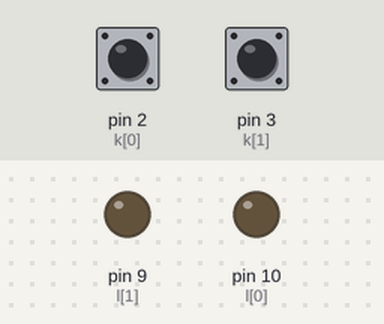
A sketch run on a simulated Arduino Uno, built with avr-gcc and run on an emulated ATmega328P. On the bench: output pins drawn as LEDs (lit = HIGH). The inputs (shaded band) are chosen by the test bench; at power-on: pin 2 (k[0]) HIGH, pin 3 (k[1]) HIGH. USB keyboard and mouse output is not drawn.

Above: at 1.2 s.
1.3 s: pin 2 (k[0]) pulled LOW for 0.15 s
At 1.37 s:
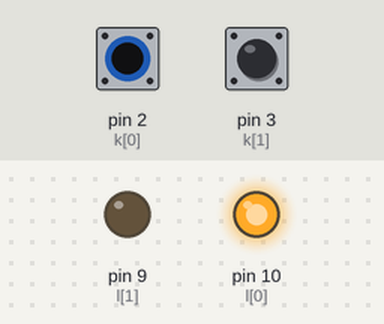
2.9 s: pin 3 (k[1]) pulled LOW for 0.15 s
At 2.98 s:
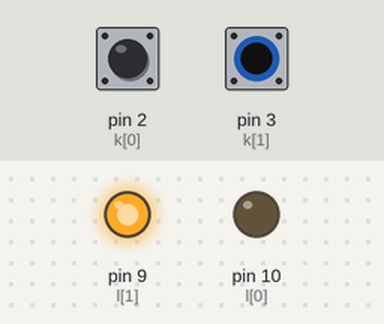
4.5 s: pin 3 (k[1]) pulled LOW for 3.2 s
At 8.1 s:
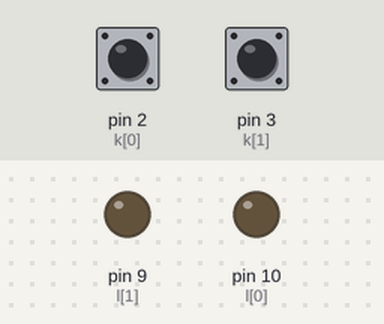
9.2 s: pin 2 (k[0]) pulled LOW for 3.2 s
At 10.5 s:
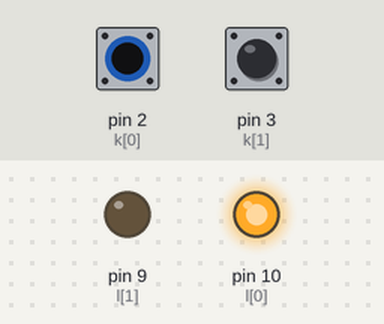
13.9 s: pin 2 (k[0]) driven LOW and pin 3 (k[1]) driven LOW
At 15.3 s:
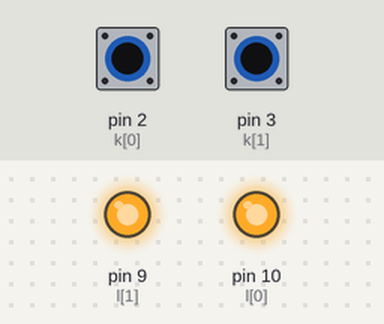
Timing chart, 0 to 16.4 s (numbered marks = the images above; inputs shaded):
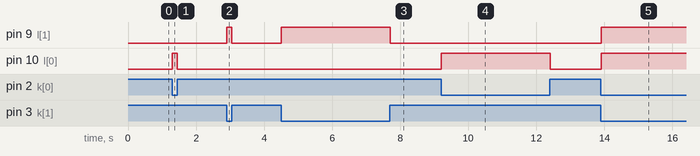

Measured:
- after the input at 1.3 s, pin 10 (l[0]): LOW → HIGH at once, → LOW 0.15 s later
- after the input at 2.9 s, pin 9 (l[1]): LOW → HIGH at once, → LOW 0.15 s later
- after the input at 4.5 s, pin 9 (l[1]): LOW → HIGH at once, → LOW 3.2 s later
- after the input at 9.2 s, pin 10 (l[0]): LOW → HIGH at once, → LOW 3.2 s later
- after the input at 13.9 s, pin 9 (l[1]), pin 10 (l[0]): LOW → HIGH at once

The sketch:

two_key.ino
```cpp
#include "HID-Project.h"

//debounce milliseconds
const int debounce = 10;
//Switch Pins
const byte k[2] = { 2, 3 };
//Switch status
boolean s[2] = { 0, 0 };
//LED Pins
const byte l[2] = { 10, 9 };

//M for Media Key, K for Keyboard
const char codetype[6] = { 'K', 'K' };

//Keycodes
const ConsumerKeycode ccode[2] = { MEDIA_VOLUME_MUTE,
                                   MEDIA_PLAY_PAUSE
                                 };

const KeyboardKeycode kcode[2] = { KEY_UP_ARROW,
                                   KEY_DOWN_ARROW
                                 };

void setup() {
  Keyboard.begin();
  Consumer.begin();

  //setup inputs, turn on pullups
  for (int i = 0; i <= 1; i++) {
    pinMode(k[i], INPUT);
    digitalWrite(k[i], 1);
    pinMode(l[i], OUTPUT);
  }
}

void loop() {
  CheckKeys();
  delay(debounce);
}

void CheckKeys() {
  for (int i = 0; i <= 1; i++) {
    if (codetype[i] == 'M') {
      if (digitalRead(k[i]) == 0) {
        if (s[i] == 0) {
          Consumer.press((ccode[i]));
          s[i] = 1;
          digitalWrite(l[i], 1);
        }
      }
      else {
        if (s[i] == 1) {
          s[i] = 0;
          digitalWrite(l[i], 0);
          Consumer.release((ccode[i]));
        }
      }
    }
    if (codetype[i] == 'K') {
      if (digitalRead(k[i]) == 0) {
        if (s[i] == 0) {
          Keyboard.press((kcode[i]));
          s[i] = 1;
          digitalWrite(l[i], 1);
        }
      }
      else {
        if (s[i] == 1) {
          s[i] = 0;
          digitalWrite(l[i], 0);
          Keyboard.release((kcode[i]));
        }
      }
    }
  }
}
```
